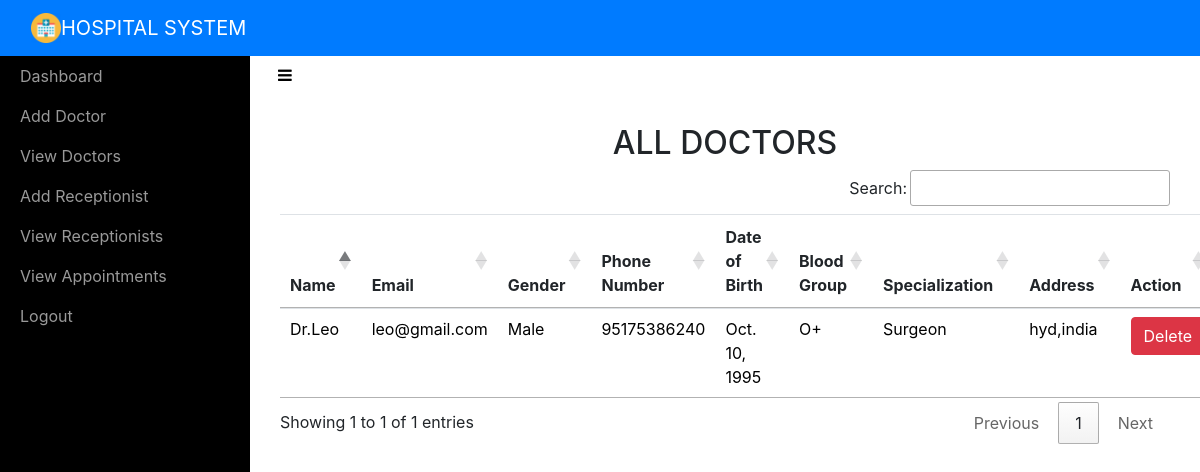
The page /adminviewDoctor/ (signed in) on the database its author committed.
### sitehandler/models.py (models this page shows, shortened)
class Doctor(models.Model):
	name = models.CharField(max_length=50)
	email = models.EmailField(unique=True)
	password = models.CharField(max_length=16)
	gender = models.CharField(max_length=10)
	phonenumber = models.CharField(max_length=10)
	address = models.CharField(max_length=100)
	birthdate = models.DateField()
	bloodgroup = models.CharField(max_length=5)
	specialization = models.CharField(max_length=50)

### sitehandler/views.py (the view)
# urls.py: path('adminviewDoctor/',adminviewDoctor,name='adminviewDoctor'),
def adminviewDoctor(request):
	if not request.user.is_staff:
		return redirect('login_admin')
	doc = Doctor.objects.all()
	d = { 'doc' : doc }
	return render(request,'adminviewDoctors.html',d)

### sitehandler/templates/adminviewDoctors.html (shortened to what this page needs)
<!DOCTYPE html>
<html>
<head>
    {% include 'include.html' %}
    {% load static %}
    <link rel="stylesheet" type="text/css" href="https://cdn.datatables.net/1.10.21/css/jquery.dataTables.min.css">
    <link rel="stylesheet" type="text/css" href="https://cdn.datatables.net/buttons/1.6.2/css/buttons.dataTables.min.css">
</head>
<body>
    {% include 'adminnav.html' %}
    <div id="wrapper">
        {% include 'admin_include.html'%}
        <div class="page-content-wrapper">
            <div class="container-fluid"><a class="btn btn-link" role="button" id="menu-toggle" href="#menu-toggle"><i class="fa fa-bars" style="color: black;"></i></a>
                <h2 class="text-center">ALL DOCTORS</h2>
                <section id="team" class="pb-5">
                    <div class="container">
                       <table class="table" id="example">
                            <thead>
                                <tr>
                                    <th>Name</th>
                                    <th>Email</th>
                                    <th>Gender</th>
                                    <th>Phone Number</th>
                                    <th>Date of Birth</th>
                                    <th>Blood Group</th>
                                    <th>Specialization</th>
                                    <th>Address</th>
                                    <th>Action</th>
                                </tr>
                            </thead>
                            <tbody>
                                {% for i in doc %}
                                <tr style="color: black;">
                                    <td>{{ i.name }}</td>
                                    <td>{{ i.email }}</td>
                                    <td>{{ i.gender }}</td>
                                    <td>{{ i.phonenumber }}</td>
                                    <td>{{ i.birthdate }}</td>
                                    <td>{{ i.bloodgroup }}</td>
                                    <td>{{ i.specialization }}</td>
                                    <td>{{ i.address }}</td>
                                    <td><a href="{% url 'admin_delete_doctor' i.id i.email %}" onclick="return confirm('Are you sure you want to delete?')" class="btn btn-danger">Delete</a></td>
                                </tr>
                                {% endfor %}
                            </tbody>
                        </table>
                    </div>
                </section>
            </div>
        </div>
    </div>
</body>
</html>

### sitehandler/templates/include.html (shortened to what this page needs)
{% load static %}
<link rel="stylesheet" href="{% static 'bootstrap/css/bootstrap.min.css' %}">
<link rel="stylesheet" href="{% static 'fonts/font-awesome.min.css' %}">
<link rel="stylesheet" href="{% static 'fonts/ionicons.min.css' %}">
<link rel="stylesheet" href="{% static 'css/back-to-top-scroll-1.css' %}">
<link rel="stylesheet" href="{% static 'css/back-to-top-scroll.cs' %}s">
<link rel="stylesheet" href="{% static 'css/Bold-BS4-Animated-Back-To-Top.css' %}">
<link rel="stylesheet" href="{% static 'css/cards.css' %}">
<link rel="stylesheet" href="https://cdnjs.cloudflare.com/ajax/libs/animate.css/3.5.2/animate.min.css">
<link rel="stylesheet" href="{% static 'css/Login-Form-Dark.css' %}">
<link rel="stylesheet" href="{% static 'css/Pretty-Registration-Form.css' %}">
<link rel="stylesheet" href="{% static 'css/Sidebar-Menu-1.css' %}">
<link rel="stylesheet" href="{% static 'css/Sidebar-Menu.css' %}">
<link rel="stylesheet" href="{% static 'css/styles.css' %}">

### sitehandler/templates/adminnav.html (shortened to what this page needs)
{% load static %}
<nav class="navbar navbar-dark navbar-expand-md sticky-top bg-primary float-none">
    <div class="container-fluid"><img src="{% static 'img/mainicon.png' %}" width="30px" height="30px" alt="10px"><a class="navbar-brand text-center" href="#" style="margin: 0px 0px;">HOSPITAL SYSTEM</a>
    </div>
</nav>

### sitehandler/templates/admin_include.html
<div id="sidebar-wrapper">
    <ul class="sidebar-nav">
        <li> <a href="{% url 'adminhome' %}">Dashboard</a></li>
        <li> <a href="{% url 'adminaddDoctor' %}">Add Doctor</a></li>
        <li> <a href="{% url 'adminviewDoctor' %}">View Doctors</a></li>
        <li> <a href="{% url 'adminaddReceptionist' %}">Add Receptionist</a></li>
        <li> <a href="{% url 'adminviewReceptionist' %}">View Receptionists</a></li>
        <li> <a href="{% url 'adminviewAppointment' %}">View Appointments</a></li>
        <li> <a href="{% url 'adminlogout' %}">Logout</a></li>
    </ul>
</div>

### sitehandler/static/css/Sidebar-Menu-1.css (style rules this page uses)
body { overflow-x: hidden; }
#wrapper { padding-left: 0; -webkit-transition: all 0.5s ease; -moz-transition: all 0.5s ease; -o-transition: all 0.5s ease; transition: all 0.5s ease; }
#sidebar-wrapper { z-index: 1000; position: fixed; left: 250px; width: 0; height: 100%; margin-left: -250px; overflow-y: auto; background: #000; -webkit-transition: all 0.5s ease; -moz-transition: all 0.5s ease; -o-transition: all 0.5s ease; transition: all 0.5s ease; }
.sidebar-nav { position: absolute; top: 0; width: 250px; margin: 0; padding: 0; list-style: none; }
.sidebar-nav li { text-indent: 20px; line-height: 40px; }
.sidebar-nav li a { display: block; text-decoration: none; color: #999999; }
@media (min-width:768px) { #wrapper { padding-left: 250px; } }
@media (min-width:768px) { #sidebar-wrapper { width: 250px; } }

### sitehandler/static/css/Sidebar-Menu.css (style rules this page uses)
#wrapper { padding-left: 0; -webkit-transition: all 0.5s ease; -moz-transition: all 0.5s ease; -o-transition: all 0.5s ease; transition: all 0.5s ease; }
#sidebar-wrapper { z-index: 1000; position: fixed; left: 250px; width: 0; height: 100%; margin-left: -250px; overflow-y: auto; background: #000; -webkit-transition: all 0.5s ease; -moz-transition: all 0.5s ease; -o-transition: all 0.5s ease; transition: all 0.5s ease; }
.sidebar-nav { position: absolute; top: 0; width: 250px; margin: 0; padding: 0; list-style: none; }
.sidebar-nav li { text-indent: 20px; line-height: 40px; }
.sidebar-nav li a { display: block; text-decoration: none; color: #999999; }
@media (min-width:768px) { #wrapper { padding-left: 250px; } }
@media (min-width:768px) { #sidebar-wrapper { width: 250px; } }

### sitehandler/static/css/styles.css (style rules this page uses)
.text-center { margin-top: 30px; }

### rows shown on the page
Doctor: name "Dr.Leo", email "leo@gmail.com", gender "Male", phonenumber "95175386240", birthdate "Oct. 10, 1995", bloodgroup "O+", specialization "Surgeon", address "hyd,india"
